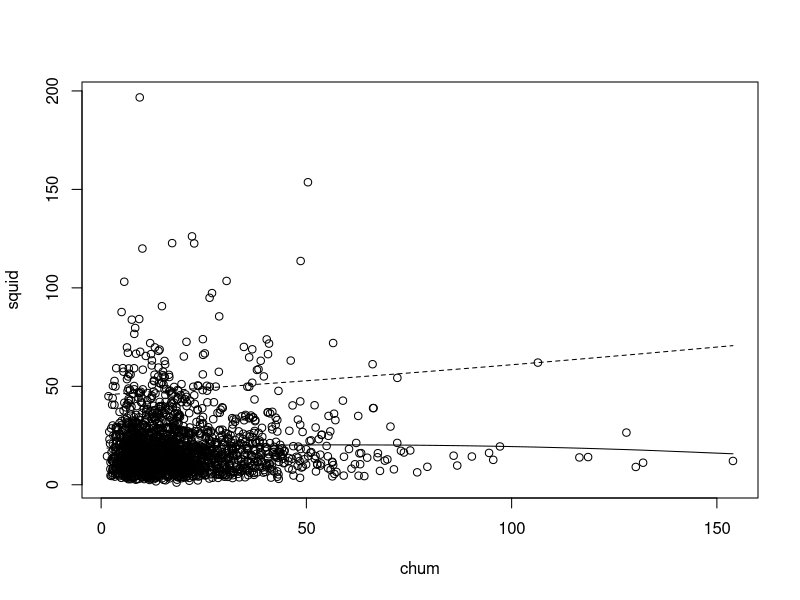

This chart was generated by the following R code:
# Graphical representation of argument by 'Grace et al. (2012) Science 355' that a random bivariate sample from a log-normal dist will appear hump-shaped in linear space

library(quantreg)

# generate log-normal dist for two variables
norm = rlnorm(2000, mean = log(15), sd = log(2))
norm2 = rlnorm(2000, mean = log(15), sd = log(2))

# par(mfrow = c(1,2))
# hist(norm, breaks = 20)
# hist(norm2, breaks = 20)

normtest = data.frame(norm, norm2)
colnames(normtest) = c("squid", "chum")

plot(squid ~ chum, data = normtest)

#linear regression(quadratic)
modtest = lm(squid ~ poly(chum, 2), data = normtest)

#quantile regression (95th percentile)
modtestrq = rq(squid ~ poly(chum, 2), data = normtest, tau = 0.95)

I1 = order(normtest$chum)
lines(normtest$chum[I1], modtest$fit[I1], lty = 1)
lines(normtest$chum[I1], modtestrq$fit[I1], lty = 2)

summary(modtest)

